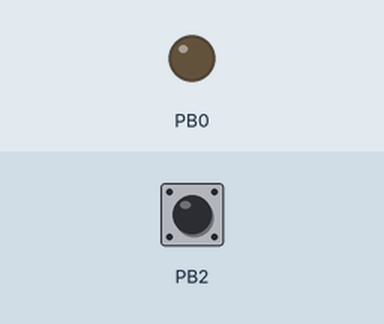
The sketch below on a simulated ATtiny85, built with avr-gcc and run on an emulated ATtiny85. Parts: output pins drawn as LEDs (lit = HIGH). The inputs (shaded band) are chosen by the test bench; at power-on: PB2 HIGH.

Above: at 1.2 s.
1.3 s: PB2 pulled LOW for 0.15 s
At 2.4 s:
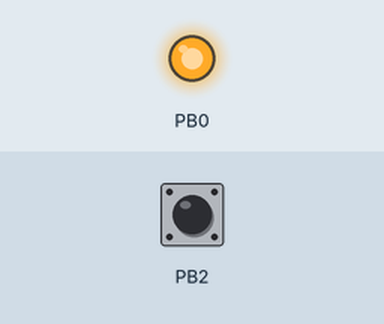
2.9 s: PB2 pulled LOW for 1 s
At 3.9 s:
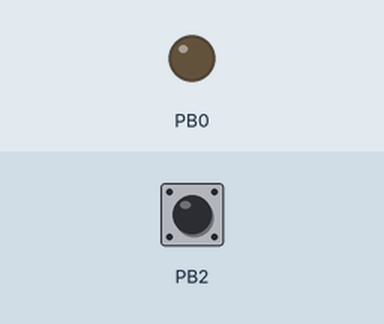
5.4 s: PB2 pulled LOW for 3.2 s
At 6.7 s:
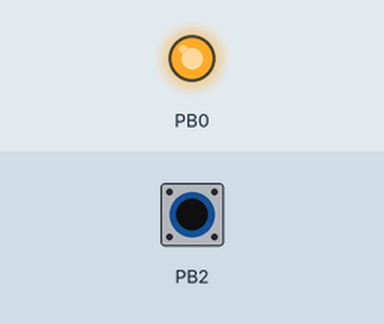
Timing chart, 0 to 8.4 s (numbered marks = the images above; inputs shaded):
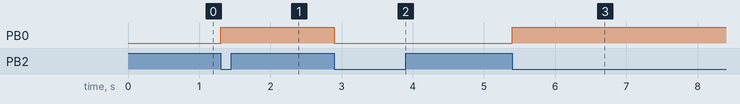

The sketch:

tiny-int.ino
```cpp
// ATtiny85: INT0 (PB2, FALLING) นับการกด → LED ที่ PB0 สลับทุกครั้ง · ส่งจำนวนทาง SoftwareSerial (TX = PB3)
#include <SoftwareSerial.h>
SoftwareSerial ss(1, 3);   // RX = PB1 (ไม่ใช้), TX = PB3
volatile unsigned int presses = 0;
void onPress() { presses++; digitalWrite(0, !digitalRead(0)); }

void setup() {
  pinMode(0, OUTPUT);
  pinMode(2, INPUT_PULLUP);
  attachInterrupt(0, onPress, FALLING);
  ss.begin(9600);
  ss.println("ready");
}

void loop() {
  static unsigned int last = 0xFFFF;
  noInterrupts(); unsigned int p = presses; interrupts();
  if (p != last) { ss.print("INT0="); ss.println(p); last = p; }
}
```

Measured:
- after the input at 1.3 s, PB0: LOW → HIGH at once
- after the input at 2.9 s, PB0: HIGH → LOW at once
- after the input at 5.4 s, PB0: LOW → HIGH at once
